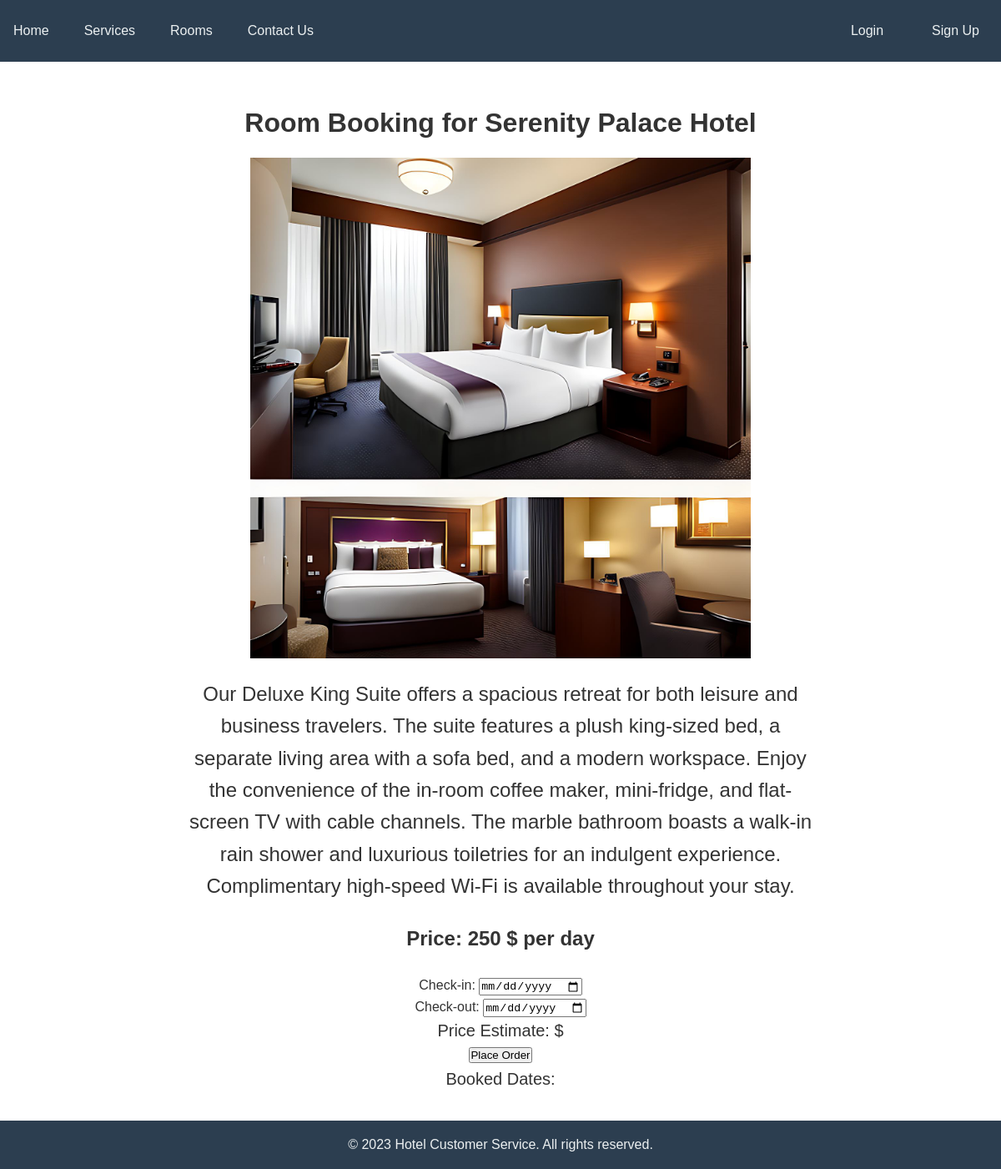
The app's page /book?id=1 with its own data.
### app.py (models this page shows)
class Room(db.Model):
    id = db.Column(db.Integer, primary_key=True)
    room_number = db.Column(db.Integer, nullable=False)
    room_type = db.Column(db.String(50), nullable=False)
    price = db.Column(db.Integer, nullable=False)
    bookings = db.relationship("Booking", backref="room", lazy=True)
    description = db.Column(db.Text, nullable=False)
    image = db.Column(db.String(100), nullable=False)
    name = db.Column(db.String(100), nullable=False)

### app.py (the view)
@app.route('/book', methods=['GET'])
def book():
    room_id = request.args.get('id')
    room = Room.query.filter_by(id=room_id).first()
    if room is None:
        return f"Room with ID {room_id} not found."
    return render_template('book.html', room_id=room_id,
            room_name=room.name,
            room_description=room.description,
            room_image_path=room.image,
            price=room.price,)

### templates/book.html (shortened to what this page needs)
<!DOCTYPE html>
<html lang="en">
  <head>
    <link
      rel="stylesheet"
      href="{{ url_for('static', filename='stylesheets/book.css') }}"
    />
    <link
      rel="stylesheet"
      href="{{ url_for('static', filename='stylesheets/rooms-page.css') }}"
    />
  </head>
  <body>
    {% include 'header.html' %}
    <main>
      <section class="room-details">
        <h1>Room Booking for {{ room_name }}</h1>
        <img src="{{ room_image_path }}" alt="{{ room_name }}" />
        <div>
          <p class="room-description">{{ room_description }}</p>
          <p class="room-price">Price: {{ price }} $ per day</p>
        </div>
      </section>
      <section class="book">
        <form id="booking-form">
          <label for="check-in">Check-in:</label>
          <input
            type="date"
            id="check-in"
            name="check-in"
            required
            data-dashlane-rid="e6ee4c239bff2128"
            data-form-type="date"
          />
          <br />
          <label for="check-out">Check-out:</label>
          <input
            type="date"
            id="check-out"
            name="check-out"
            required
            data-dashlane-rid="e6ee4c239bff2128"
            data-form-type="date"
          />
          <br />
          <p id="price-estimate">Price Estimate: $</p>
          <button type="submit">Place Order</button>
        </form>
        <p id="booked-dates">Booked Dates:</p>
      </section>
    </main>
    {% include 'footer.html' %}
  </body>
</html>

### static/stylesheets/book.css (style rules this page uses)
body { font-family: Arial, sans-serif; margin: 0; padding: 0; }
main { padding: 20px; }
.book { text-align: center; }
.book p { font-size: 20px; }

### static/stylesheets/rooms-page.css (style rules this page uses)
.room-price { font-weight: bold; text-align: right; margin-top: auto; padding-top: 1rem; }
.room-details { display: flex; flex-direction: column; align-items: center; padding: 1rem; max-width: 800px; margin: 0 auto; }
.room-details h1 { font-size: 2rem; margin-bottom: 1rem; }
.room-details img { width: 100%; max-width: 600px; height: auto; margin-bottom: 1rem; object-fit: cover; }
.room-description, .room-price { margin: 0.5rem 0; font-size: 1.5rem; text-align: center; }

### static/stylesheets/general.css (style rules this page uses)
* { box-sizing: border-box; margin: 0; padding: 0; }
body { font-family: Arial, sans-serif; line-height: 1.6; color: #333; margin-bottom: 60px; }
:root { --primary-color: #2c3e50; --secondary-color: #2980b9; --tertiary-color: #ecf0f1; --text-color: #333; }
main { padding: 2rem 0; }

### records on screen
Room: name "Serenity Palace Hotel", image (picture), description "Our Deluxe King Suite offers a spacious retreat for both leisure and business travelers. The suite features a plush king-sized bed, a separate living area with a sofa bed, and a modern workspace. Enjoy the convenience of the in-room coffee maker, mini-fridge, and flat-screen TV with cable channels. The marble bathroom boasts a walk-in rain shower and luxurious toiletries for an indulgent experience. Complimentary high-speed Wi-Fi is available throughout your stay."

### other values on screen
{{ price }} "250"
